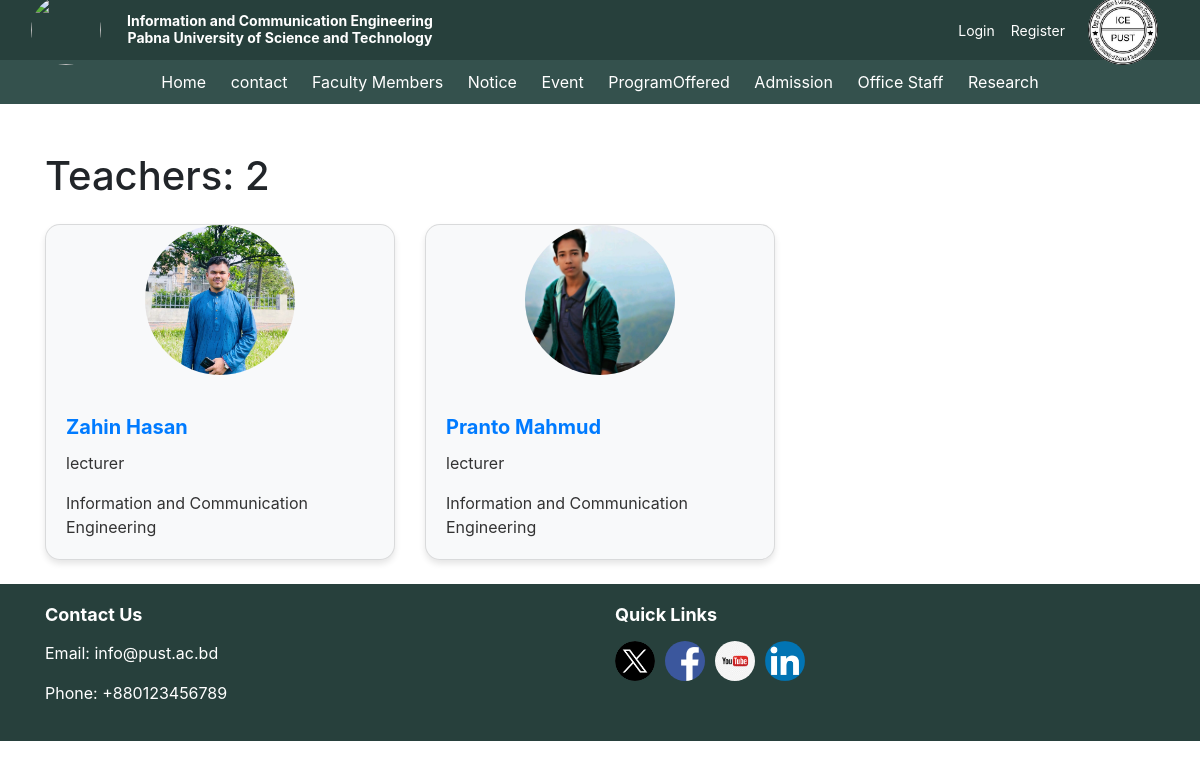
Screenshot of /faculty_member/teacher/ with the database file from the repository.
### faculty_member/models.py (models this page shows, shortened)
class Teacher(models.Model):
    first_name = models.CharField(max_length=100)
    last_name = models.CharField(max_length=100)
    image = models.ImageField(upload_to='faculty_member/media/uploads/', blank=True, null=True)
    designation = models.CharField(max_length=100)
    department = models.CharField(max_length=100)
    teacher_id = models.AutoField(primary_key=True)
    contact_no = models.CharField(max_length=15, blank=True, null=True)  # Added field
    email = models.EmailField(max_length=254, blank=True, null=True)  # Added field

### faculty_member/views.py (the view)
# urls.py: path('teacher/', views.teacher, name="teacher"),
def teacher(request):
    teachers = Teacher.objects.all()
    total_teachers = teachers.count()
    return render(request, 'teacher.html', {"teachers": teachers, "total_teachers": total_teachers})

### faculty_member/templates/teacher.html (shortened to what this page needs)
{% extends 'base.html' %}
{% load static %}
{% block content %}
<!DOCTYPE html>
<html lang="en">
<head>
    <link href="https://maxcdn.bootstrapcdn.com/bootstrap/4.5.2/css/bootstrap.min.css" rel="stylesheet">
</head>
<body>
    <div class="container mt-5">
        <h1 class="mb-4">Teachers: {{ total_teachers }}</h1>
        <div class="row">
            {% for teacher in teachers %}
            <div class="col-md-4">
                <div class="card mb-4">
                    <div class="image-container">
                        {% if teacher.image %}
                        <a href="{% url 'teacherdetails' teacher_id=teacher.pk %}">
                            <img src="{{ teacher.image.url }}" class="rounded-image" alt="{{ teacher.first_name }}">
                        </a>
                        {% else %}
                        <img src="{% static 'placeholder.png' %}" class="rounded-image" alt="{{ teacher.first_name }}">
                        {% endif %}
                    </div>
                    <div class="card-body">
                        <h5 class="card-title">
                            <a href="{% url 'teacherdetails' teacher_id=teacher.pk %}">
                                {{ teacher.first_name }} {{ teacher.last_name }}
                            </a>
                        </h5>
                        <p class="card-text">{{ teacher.designation }}</p>
                        <p class="card-text">{{ teacher.department }}</p>
                    </div>
                </div>
            </div>
            {% endfor %}
        </div>
    </div>
</body>
</html>
{% endblock %}

### templates/base.html (style rules this page uses)
body { margin: 0; padding: 0; font-family: Arial, sans-serif; }

### faculty_member/templates/teacher.html (style rules this page uses)
.rounded-image { width: 150px; height: 150px; border-radius: 50%; object-fit: cover; margin: auto; display: block; }
body { background-image: url('/static/pust.jpg'); background-size: cover; background-position: center; background-repeat: no-repeat; background-attachment: fixed; margin: 0; padding: 0; }
.card { border-radius: 15px; box-shadow: 0 4px 6px rgba(0, 0, 0, 0.1); transition: box-shadow 0.3s ease, background-color 0.3s ease; background-color: #f8f9fa; }
.card-title { color: #000; font-weight: bold; margin-top: 20px; }
.card-text { color: #333; }

### rows the page displays
Teacher: image (picture), first_name "Zahin", last_name "Hasan", designation "lecturer", department "Information and Communication Engineering"
Teacher: image (picture), first_name "Pranto", last_name "Mahmud", designation "lecturer", department "Information and Communication Engineering"

### other values shown
{{ total_teachers }} "2"
